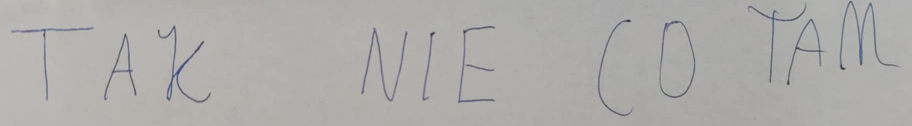
#> input picture PhotoTest/123.png, 1823 x 252 px (shown at 1/2 size)
$ python -i Test31.py   (imports and definitions only)
#> lines starting #> are read from the running program, lines starting #| are printed output that depends on the picture; after the words box and inside, x2 and y2 are one past the last pixel; in counts of white or black regions, pixels touching at a corner belong together
import numpy as np
import tkinter as tk
from tkinter import filedialog, messagebox
from PIL import Image, ImageTk, ImageOps
import matplotlib.pyplot as plt
import cv2

from Code.Neuron import PerceptronSigmoid
from Code.Utills.ImageLoader import WordImageLoader


# ========================================
# Dialog wyboru pliku
# [103 lines left out: functions choose_file, manual_crop_tk, not called in this run]


# ========================================
# Segmentacja cyfr na konturach
def segment_digits(img, target_size=(28, 28)):
#> called with target_size = (28, 28)
    _, thresh = cv2.threshold(img, 0, 255, cv2.THRESH_BINARY_INV + cv2.THRESH_OTSU)
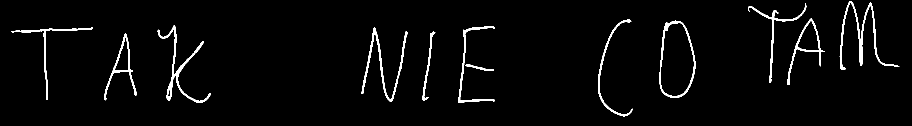
#> thresh: shape (252, 1823) (shown at 1/2 size); 2.8% white; 13 white regions
    contours, _ = cv2.findContours(thresh, cv2.RETR_EXTERNAL, cv2.CHAIN_APPROX_SIMPLE)
#> contours = 13 contours; largest, box (x1, y1, x2, y2) and area: (1319, 41, 1391, 196) 8686, (1574, 37, 1650, 170) 2347, (208, 67, 273, 201) 1770, (315, 51, 422, 206) 1339, (1679, 2, 1799, 140) 1289
    contours = sorted(contours, key=lambda ctr: cv2.boundingRect(ctr)[0])

    letters = []
    for ctr in contours:
        x, y, w, h = cv2.boundingRect(ctr)
#> x = 23; y = 60; w = 17; h = 5
        if w < 5 or h < 5:  # odfiltruj szum
            continue
        roi = img[y:y+h, x:x+w]
        roi_resized = cv2.resize(roi, target_size, interpolation=cv2.INTER_LINEAR)
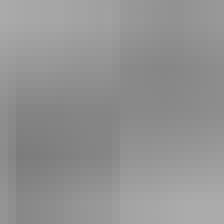
#> roi_resized: shape (28, 28) (shown 8 times larger); min 124, max 171, mean 146.5
        letters.append(roi_resized)

    print(f"🔍 Znaleziono konturów: {len(letters)}")
#| 🔍 Znaleziono konturów: 13
    return letters


# ========================================
# Główna logika
# [50 lines not run here, left out]
2

>>> import cv2
>>> picture = cv2.imread('../PhotoTest/123.png', cv2.IMREAD_GRAYSCALE)
>>> result = segment_digits(picture)
#> result = 13 items
